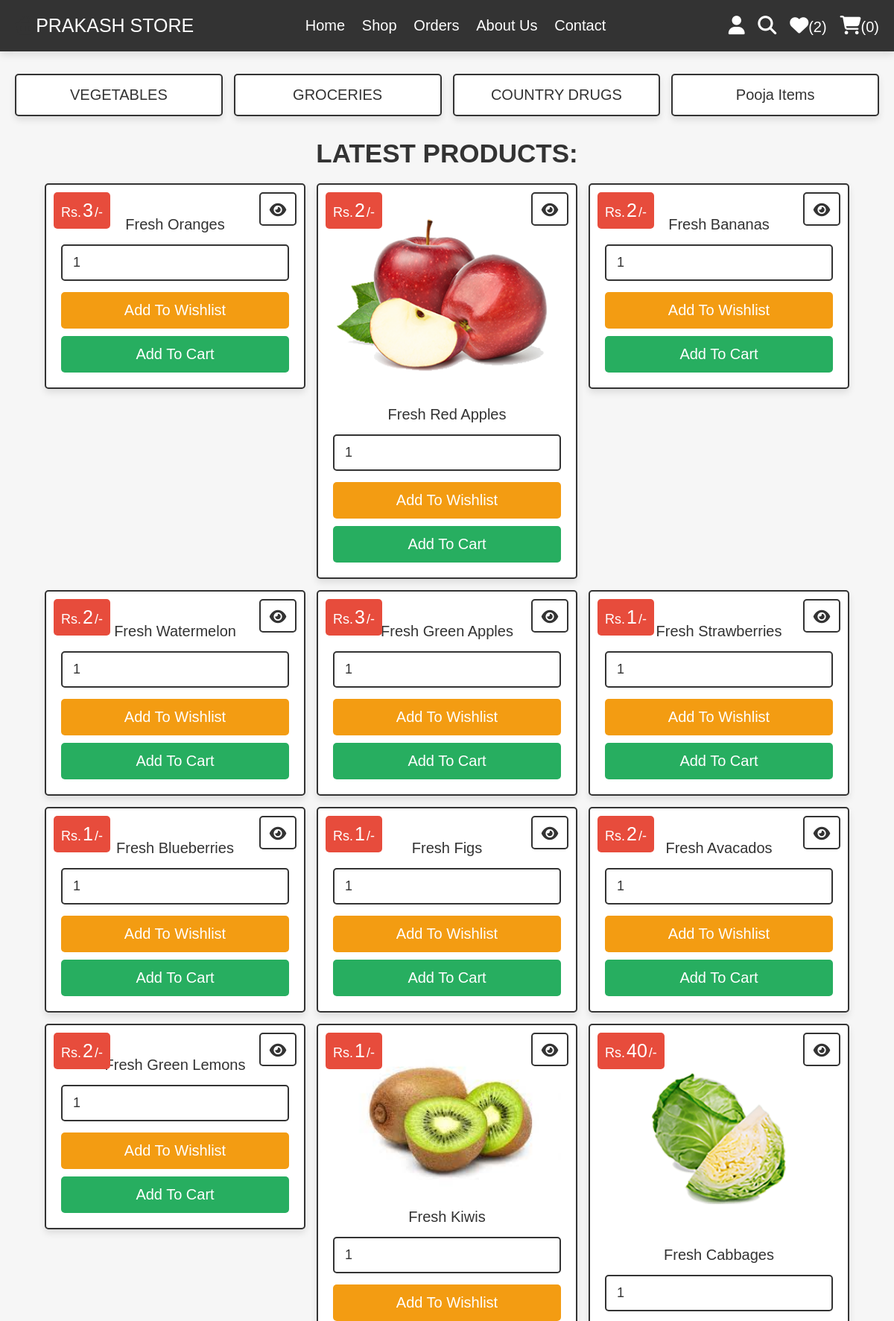
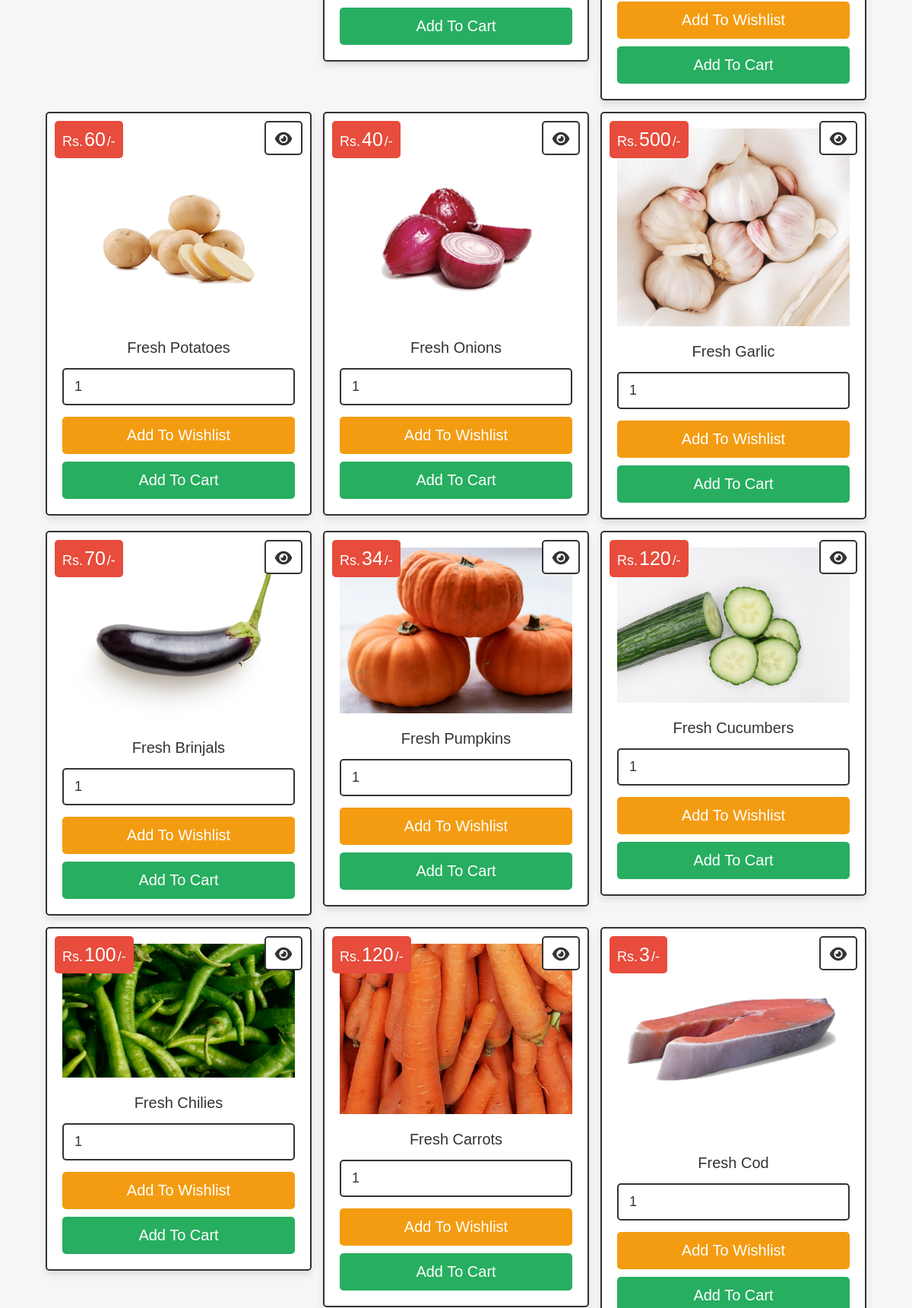
Screenshot of /shop.php (signed in, upper part) with the database file from the repository (2 pictures, top to bottom).
### tables this page shows
CREATE TABLE `products` (
  `id` int(100) NOT NULL,
  `name` varchar(100) NOT NULL,
  `category` varchar(20) NOT NULL,
  `details` varchar(500) NOT NULL,
  `price` int(100) NOT NULL,
  `image` varchar(100) NOT NULL
);

### shop.php (the view, shortened to what this page needs)
<?php
@include 'config.php';
?>
<!DOCTYPE html>
<html lang="en">
<head>
   <link rel="stylesheet" href="https://cdnjs.cloudflare.com/ajax/libs/font-awesome/6.1.1/css/all.min.css">
   <link rel="stylesheet" href="css/style.css">
</head>
<body>
<?php include 'header.php'; ?>
<section class="p-category">
   <a href="category.php?category=vegitables">VEGETABLES</a>
   <a href="category.php?category=GROCERIES">GROCERIES</a>
   <a href="category.php?category=COUNTRY DRUGS">COUNTRY DRUGS</a>
   <a href="category.php?category=POOJA ITEMS">pooja items</a>
</section>
<section class="products">
   <h1 class="title">Latest Products:</h1>
   <div class="box-container">
   <?php
      $select_products = $conn->prepare("SELECT * FROM `products`");
      $select_products->execute();
      if($select_products->rowCount() > 0){
         while($fetch_products = $select_products->fetch(PDO::FETCH_ASSOC)){
   ?>
   <form action="" class="box" method="POST">
      <div class="price">Rs.<span><?= $fetch_products['price']; ?></span>/-</div>
      <a href="view_page.php?pid=<?= $fetch_products['id']; ?>" class="fas fa-eye"></a>
      <img src="uploaded_img/<?= $fetch_products['image']; ?>" alt="">
      <div class="name"><?= $fetch_products['name']; ?></div>
      <input type="number" min="1" value="1" name="p_qty" class="qty">
      <input type="submit" value="add to wishlist" class="option-btn" name="add_to_wishlist">
      <input type="submit" value="add to cart" class="btn" name="add_to_cart">
   </form>
   <?php
      }
   }else{
      echo '<p class="empty">no products added yet!</p>';
   }
   ?>
   </div>
</section>
</body>
</html>

### css/style.css (style rules this page uses)
.products .box-container { display: grid; grid-template-columns: repeat(auto-fit, 35rem); gap:1.5rem; justify-content: center; align-items: flex-start; }
.products .box-container .box { padding:2rem; text-align: center; border:var(--border); background-color: var(--white); box-shadow: var(--box-shadow); border-radius: .5rem; position: relative; }
.products .box-container .box .price { position: absolute; top:1rem; left:1rem; padding:1rem; border-radius: .5rem; background-color: var(--red); font-size: 1.8rem; color:var(--white); }
.products .box-container .box .price span { font-size: 2.5rem; color:var(--white); margin:0 .2rem; }
.products .box-container .box .fa-eye { position: absolute; top:1rem; right:1rem; border-radius: .5rem; height: 4.5rem; line-height: 4.3rem; width: 5rem; border:var(--border); color:var(--black); font-size: 2rem; background-color: var(--white); }
.products .box-container .box img { width: 100%; margin-bottom: 1rem; }
.products .box-container .box .name { font-size: 2rem; color:var(--black); padding:1rem 0; }
.products .box-container .box .qty { margin:.5rem 0; border-radius: .5rem; padding:1.2rem 1.4rem; font-size: 1.8rem; color:var(--black); border:var(--border); width: 100%; }
.p-category { display: grid; grid-template-columns: repeat(auto-fit, minmax(27rem, 1fr)); gap:1.5rem; justify-content: center; align-items: flex-start; }
.p-category { padding-bottom: 0; }
.p-category a { padding:1.5rem; text-align: center; border:var(--border); background-color: var(--white); box-shadow: var(--box-shadow); border-radius: .5rem; font-size: 2rem; text-transform: capitalize; color:var(--black); }

### css/components.css (style rules this page uses)
:root { --green:#27ae60; --orange:#f39c12; --red:#e74c3c; --black:#333; --light-color:#666; --white:#fff; --light-bg:#f6f6f6; --border:.2rem solid var(--black); --box-shadow:0 .5rem 1rem rgba(0,0,0,.1); }
* { font-family: 'Rubik', sans-serif; margin:0; padding:0; box-sizing: border-box; outline: none; border:none; text-decoration: none; color:var(--black); }
body { background-color: var(--light-bg); }
html { font-size: 62.5%; overflow-x: hidden; scroll-behavior: smooth; scroll-padding-top: 6.5rem; }
section { padding:3rem 2rem; max-width: 1200px; margin:0 auto; }
.btn, .delete-btn, .option-btn { display: block; width: 100%; margin-top: 1rem; border-radius: .5rem; color:var(--white); font-size: 2rem; padding:1.3rem 3rem; text-transform: capitalize; cursor: pointer; text-align: center; }
.btn { background-color: var(--green); }
.option-btn { background-color: var(--orange); }
.title { text-align: center; margin-bottom: 2rem; text-transform: uppercase; color:var(--black); font-size: 3.5rem; }

### rows the page displays
products: price "3", name "Fresh Oranges"
products: price "2", image (picture), name "Fresh Red Apples"
products: price "2", name "Fresh Bananas"
products: price "2", name "Fresh Watermelon"
products: price "3", name "Fresh Green Apples"
products: price "1", name "Fresh Strawberries"
products: price "1", name "Fresh Blueberries"
products: price "1", name "Fresh Figs"
products: price "2", name "Fresh Avacados"
products: price "2", name "Fresh Green Lemons"
products: price "1", image (picture), name "Fresh Kiwis"
products: price "40", image (picture), name "Fresh Cabbages"
products: price "60", image (picture), name "Fresh Potatoes"
products: price "40", image (picture), name "Fresh Onions"
products: price "500", image (picture), name "Fresh Garlic"
products: price "70", image (picture), name "Fresh Brinjals"
products: price "34", image (picture), name "Fresh Pumpkins"
products: price "120", image (picture), name "Fresh Cucumbers"
products: price "100", image (picture), name "Fresh Chilies"
products: price "120", image (picture), name "Fresh Carrots"
products: price "3", image (picture), name "Fresh Cod"

### other values shown
$count_wishlist_items->rowCount() "2"
$count_cart_items->rowCount() "0"
